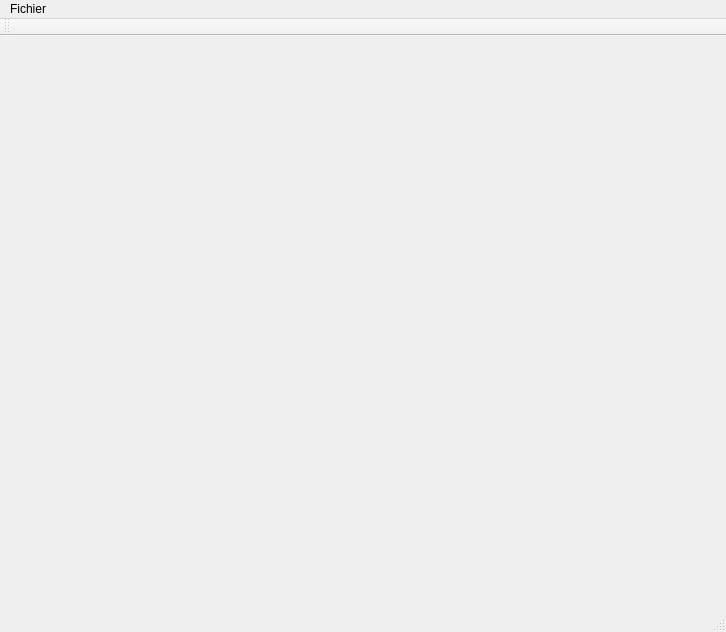
<?xml version="1.0" encoding="UTF-8"?>
<ui version="4.0">
 <class>MainWindow</class>
 <widget class="QMainWindow" name="MainWindow">
  <property name="geometry">
   <rect>
    <x>0</x>
    <y>0</y>
    <width>726</width>
    <height>632</height>
   </rect>
  </property>
  <property name="windowTitle">
   <string>MainWindow</string>
  </property>
  <widget class="QWidget" name="centralWidget">
   <widget class="QLabel" name="label">
    <property name="geometry">
     <rect>
      <x>0</x>
      <y>0</y>
      <width>721</width>
      <height>421</height>
     </rect>
    </property>
    <property name="text">
     <string/>
    </property>
   </widget>
  </widget>
  <widget class="QMenuBar" name="menuBar">
   <property name="geometry">
    <rect>
     <x>0</x>
     <y>0</y>
     <width>726</width>
     <height>21</height>
    </rect>
   </property>
   <widget class="QMenu" name="menuFichier">
    <property name="title">
     <string>Fichier</string>
    </property>
    <addaction name="actionLoad"/>
    <addaction name="actionSave"/>
   </widget>
   <addaction name="menuFichier"/>
  </widget>
  <widget class="QToolBar" name="mainToolBar">
   <attribute name="toolBarArea">
    <enum>TopToolBarArea</enum>
   </attribute>
   <attribute name="toolBarBreak">
    <bool>false</bool>
   </attribute>
  </widget>
  <widget class="QStatusBar" name="statusBar"/>
  <action name="actionLoad">
   <property name="text">
    <string>Load</string>
   </property>
  </action>
  <action name="actionSave">
   <property name="text">
    <string>Save</string>
   </property>
  </action>
 </widget>
 <layoutdefault spacing="6" margin="11"/>
 <resources/>
 <connections/>
</ui>
